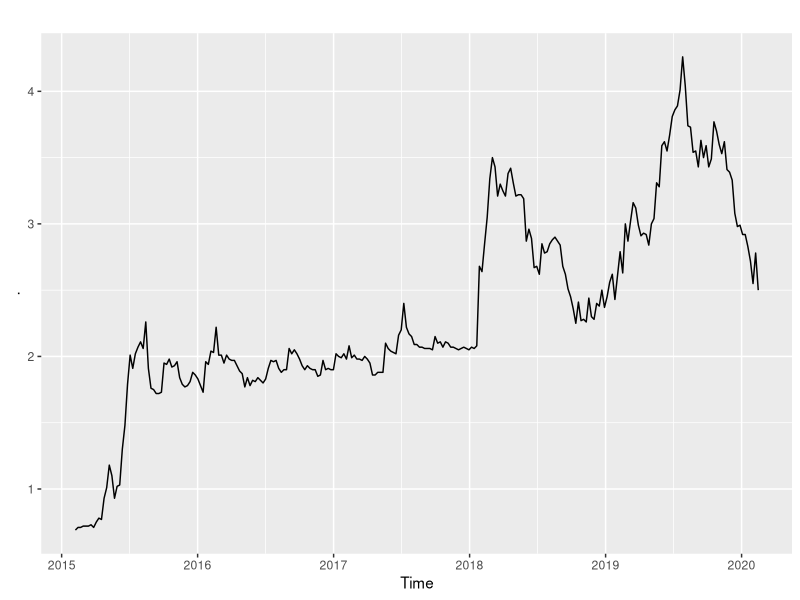
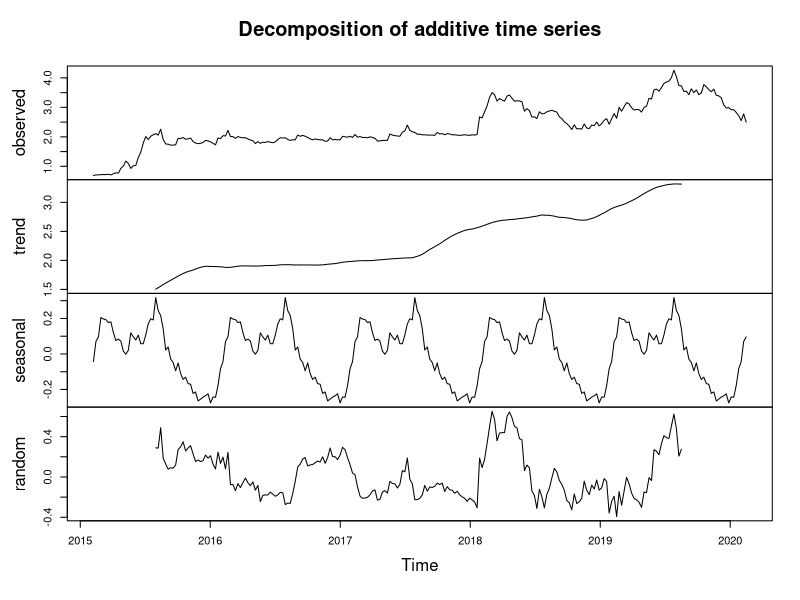
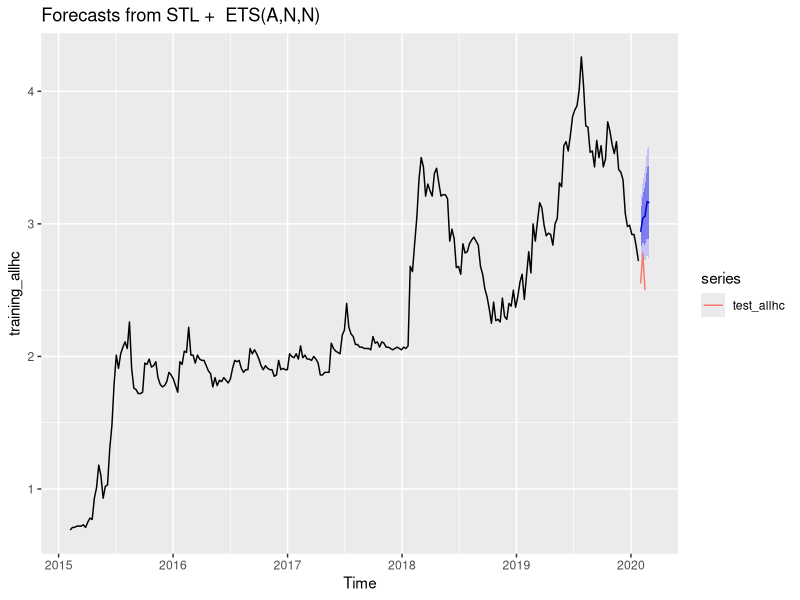
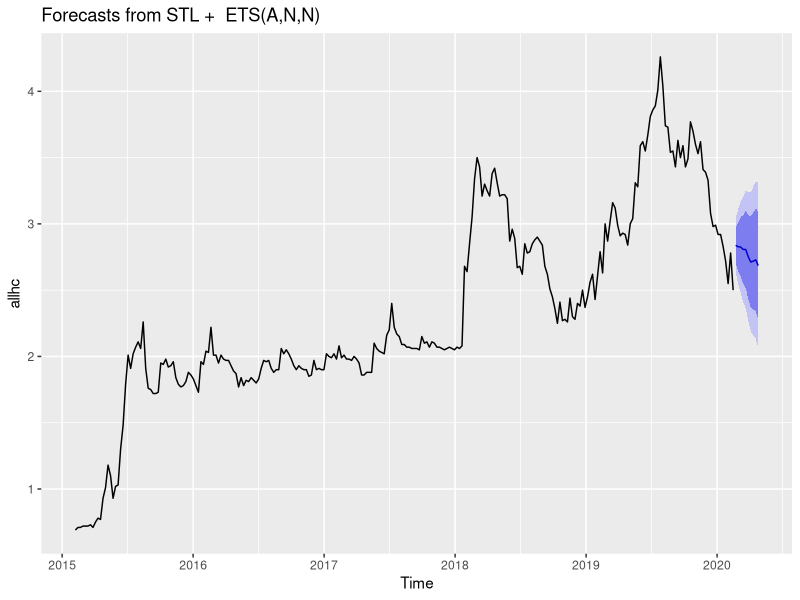

The R source for these figures, in order:
## ---- chunk 1
library(forecast)
library(ggplot2)
library(readr)
## ---- chunk 2
ALLHC <- read_csv("ALLHC.csv", col_types = cols(Week = col_date(format = "%Y-%m-%d")))
allhc <- ts(ALLHC[,2], freq=365.25/7, start=2015+37/365.25)
allhc %>%
  autoplot()
## ---- chunk 3
plot(decompose(allhc))
## ---- chunk 4
training_allhc <- subset(allhc, end=length(allhc)-3)
test_allhc <- subset(allhc, start=length(allhc)-2)
fc_training_allhc<-forecast(training_allhc)
fc_training_allhc %>%
  forecast(h=5) %>%
  autoplot() +autolayer(test_allhc)
## ---- chunk 5
fc_training_allhc
## ---- chunk 6
fc_allhc<-forecast(allhc)
fc_allhc %>%
forecast(h=10) %>%
  autoplot()
## ---- chunk 7
fc_allhc
